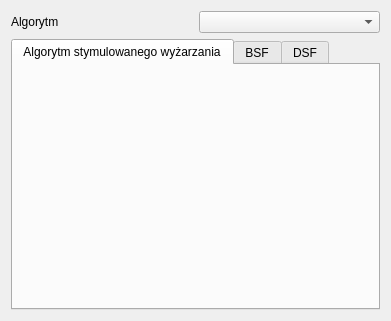
<?xml version="1.0" encoding="UTF-8"?>
<ui version="4.0">
 <class>Settings</class>
 <widget class="QDialog" name="Settings">
  <property name="geometry">
   <rect>
    <x>0</x>
    <y>0</y>
    <width>391</width>
    <height>321</height>
   </rect>
  </property>
  <property name="windowTitle">
   <string>Ustawienia</string>
  </property>
  <layout class="QVBoxLayout" name="verticalLayout">
   <item>
    <layout class="QHBoxLayout" name="horizontalLayout">
     <item>
      <widget class="QLabel" name="label">
       <property name="text">
        <string>Algorytm</string>
       </property>
      </widget>
     </item>
     <item>
      <widget class="QComboBox" name="algorithm"/>
     </item>
    </layout>
   </item>
   <item>
    <widget class="QTabWidget" name="params">
     <property name="currentIndex">
      <number>0</number>
     </property>
     <widget class="ParamsSimAnn" name="simann">
      <attribute name="title">
       <string>Algorytm stymulowanego wyżarzania</string>
      </attribute>
     </widget>
     <widget class="ParamsBSF" name="bsf">
      <attribute name="title">
       <string>BSF</string>
      </attribute>
     </widget>
     <widget class="ParamsDSF" name="dsf">
      <attribute name="title">
       <string>DSF</string>
      </attribute>
     </widget>
    </widget>
   </item>
  </layout>
 </widget>
 <customwidgets>
  <customwidget>
   <class>ParamsSimAnn</class>
   <extends>QWidget</extends>
   <header>params/paramssimann.h</header>
   <container>1</container>
  </customwidget>
  <customwidget>
   <class>ParamsBSF</class>
   <extends>QWidget</extends>
   <header>params/paramsbsf.h</header>
   <container>1</container>
  </customwidget>
  <customwidget>
   <class>ParamsDSF</class>
   <extends>QWidget</extends>
   <header>params/paramsdsf.h</header>
   <container>1</container>
  </customwidget>
 </customwidgets>
 <resources/>
 <connections/>
</ui>
